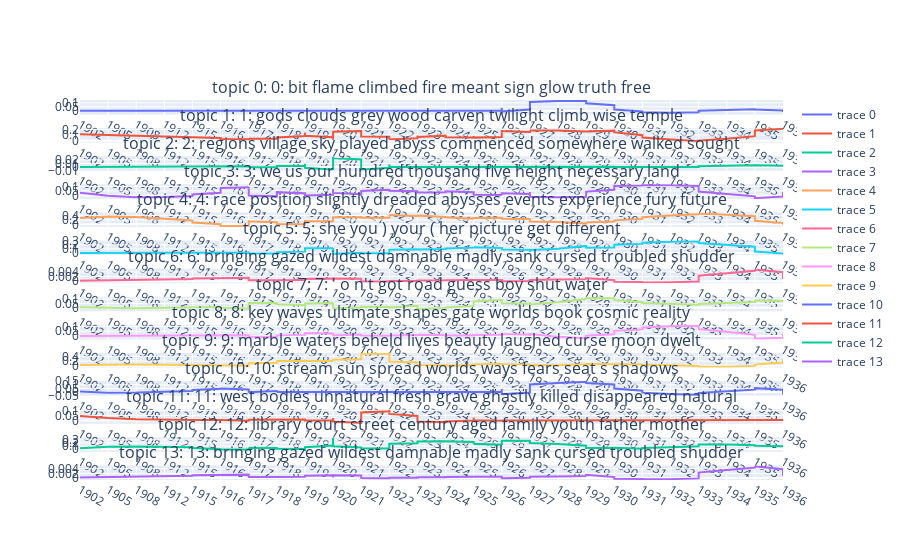

Notebook source saved alongside this figure:
### Code cell
fig.update_layout(height=3000)
fig.show()
